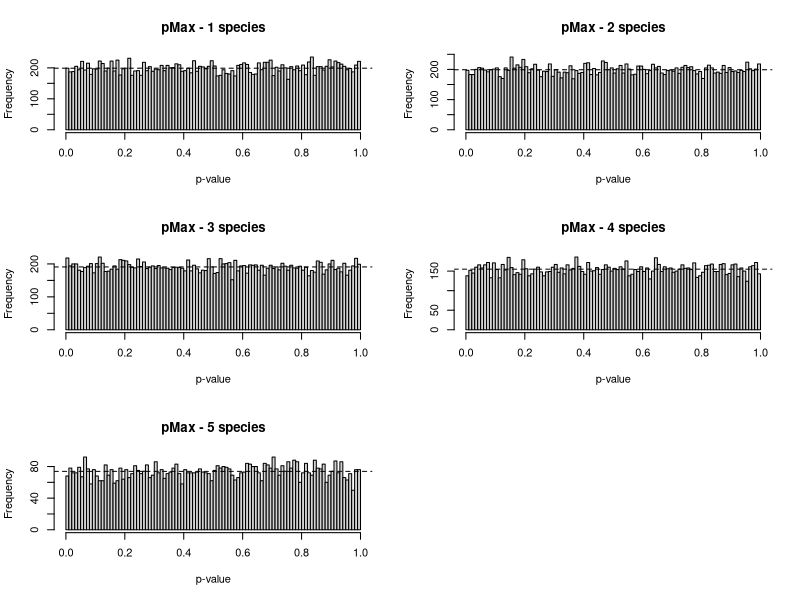
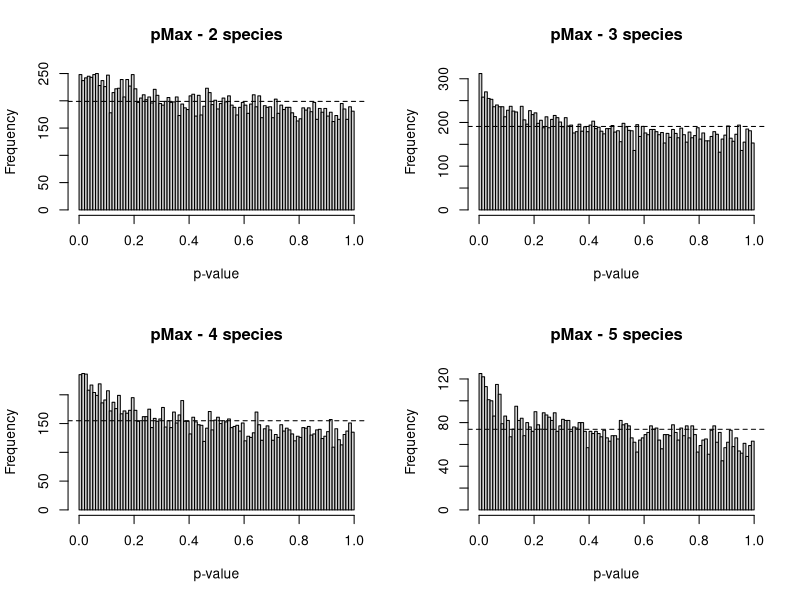
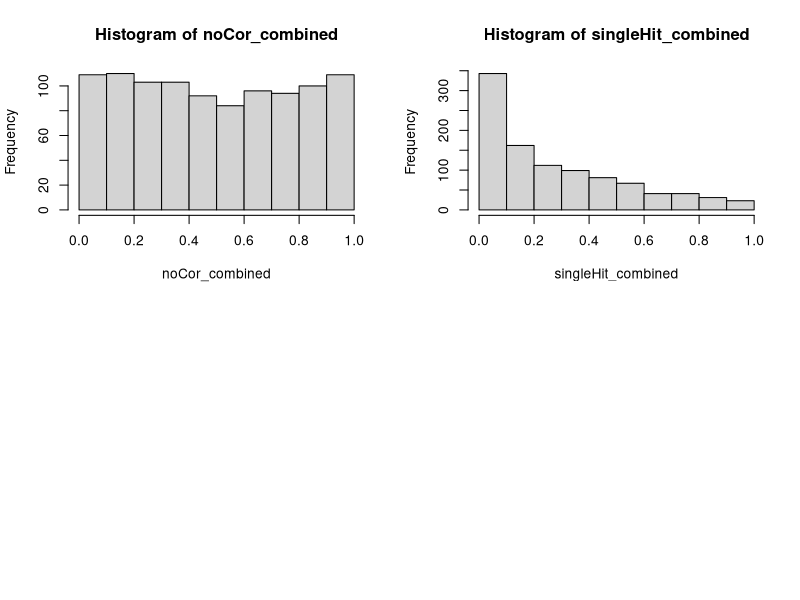
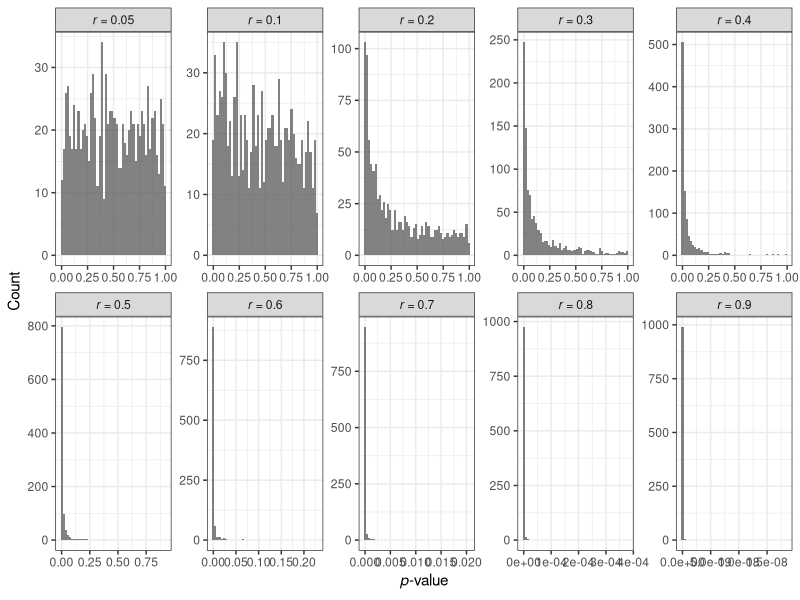

Write the R code that produced these figures, in order. (Note: this script raises an error after producing the figures.)
## ---- chunk 1
orthoTable <- read.csv("OrthogroupTable.csv")
rownames(orthoTable) <- orthoTable[,1]
orthoTable <- orthoTable[,-1]
library(knitr)
library(ggplot2)
library(reshape2)


kable(orthoTable[,1:4])

## ---- chunk 2
library(DiagrammeR)
grViz("digraph flowchart {

      node [fontname = Helvetica, shape = rectangle]        
      tab2 [label = '@@2']
      tab3 [label = '@@3']
      tab4 [label = '@@4']
      tab5 [label = '@@5']

      node [fontname = Helvetica, shape = rectangle, style = filled, fillcolor = tan]        
      tab1 [label = '@@1']


      # edge definitions with the node IDs
      tab1 -> tab2 -> tab3 -> tab4 -> tab5;
      }
  
      tab1 []

      [1]: 'Phase 1: Obtain a specific score for each gene/window in the genome'
      [2]: 'Phase 2: Within a species, combine information across orthogroups'
      [3]: 'Phase 3: Across species, compare the evidence that a particular orthogroup is “interesting” '
      [4]: 'Phase 4: Combine information across all comparisons'
      [5]: 'Phase 5: A post-hoc comparison of genes/windows'
      ")
## ---- chunk 3
## This function makes a list of integers, simulating the number of orthogroup members in a given species
## I'm chopping up this exponential distribution to get a lot of 1s, but some 0s and values greater than 1

makeOrthoGroupMembership <- function(n){
  x <- rexp(n)
  x[x>1] <- floor(x[x>1])
  x[x > 0.2] <- ceiling(x[x>0.2])
  x[x<0.2] <- floor(x[x<0.2])
  return(x)
}

## This next function simulates a WZA on each species by sampling random normal data. These data are then ranked an converted to empirical p-values

makeSpeciesWZA <- function(n){
  orthos <- makeOrthoGroupMembership(n)
  names <- rep(paste("orthogroup",1:n, sep = ""), times = orthos)
  df <- data.frame(orth = names)
  ## Simulate Z scores (I use the mean of 3 and sd of 1.5 for realistic flavour, though this won't make any difference here)
  df$Z <- rnorm(nrow(df), 3, 1.5)
  ## Calculate empirical ps
  df$Z_eP <- 1-(rank(df$Z)/(nrow(df)+1))
  return(df)
}

n_orthogroups = 20000
n_species = 5

# Make a DF for each species
S1_df <- makeSpeciesWZA(n_orthogroups)
S2_df <- makeSpeciesWZA(n_orthogroups)
S3_df <- makeSpeciesWZA(n_orthogroups)
S4_df <- makeSpeciesWZA(n_orthogroups)
S5_df <- makeSpeciesWZA(n_orthogroups)

## We'll have something roughly like this for a single species:

head(S1_df, n = 15)

## ---- chunk 4
library(DiagrammeR)
grViz("digraph flowchart {
      # node definitions with substituted label text
   
      node [fontname = Helvetica, shape = rectangle]        
      tab1 [label = '@@1']
      tab3 [label = '@@3']
      tab4 [label = '@@4']
      tab5 [label = '@@5']

      node [fontname = Helvetica, shape = rectangle, style = filled, fillcolor = tan]        
      tab2 [label = '@@2']


      # edge definitions with the node IDs
      tab1 -> tab2 -> tab3 -> tab4 -> tab5;
      }
  
      tab1 []

      [1]: 'Phase 1: Obtain a specific score for each gene/window in the genome'
      [2]: 'Phase 2: Within a species, combine information across orthogroups'
      [3]: 'Phase 3: Across species, compare the evidence that a particular orthogroup is “interesting” '
      [4]: 'Phase 4: Combine information across all comparisons'
      [5]: 'Phase 5: A post-hoc comparison of genes/windows'
      ")
## ---- chunk 5


p_value_adjustment <- function(p_vec){
  p_adj = 1 - (1 - min(p_vec))^length(p_vec)
  return(p_adj)
      }


get_orthogroup_p_values <- function( species_DF , speciesLabel){
  gene_Score <- tapply(species_DF$Z_eP, species_DF$orth, p_value_adjustment)
  gene_Score_Names <- names(gene_Score)
  orthoDF <- data.frame(orthogroup = gene_Score_Names, temp = as.numeric(gene_Score)  )
  names(orthoDF) <- c("orthogroup",speciesLabel)
  return(orthoDF)
}



S1_ortho <- get_orthogroup_p_values(S1_df, "S1_p")
S2_ortho <- get_orthogroup_p_values(S2_df, "S2_p")
S3_ortho <- get_orthogroup_p_values(S3_df, "S3_p")
S4_ortho <- get_orthogroup_p_values(S4_df, "S4_p")
S5_ortho <- get_orthogroup_p_values(S5_df, "S5_p")

# merging all the S._ortho DFs into a single frame can be done using the following one-liner
# we do this by re-defining the merge function, hard-coding in some of the arguments so that 
# we can retain orthogroups that are missing in one species or another
SpeciesComparison <- Reduce(function(x, y) merge(x, y, by = "orthogroup", all = T), 
                            list(S1_ortho, S2_ortho, S3_ortho, S4_ortho, S5_ortho))

head(SpeciesComparison)
## ---- chunk 6


p_value_no_adjustment <- function(p_vec){
  min( p_vec )
  }

get_orthogroup_p_values_noAdjust <- function( species_DF , speciesLabel){
  gene_Score <- tapply(species_DF$Z_eP, species_DF$orth, p_value_no_adjustment)
  gene_Score_Names <- names(gene_Score)
  orthoDF <- data.frame(orthogroup = gene_Score_Names, temp = as.numeric(gene_Score)  )
  names(orthoDF) <- c("orthogroup",speciesLabel)
  return(orthoDF)
}

S1_ortho_noAdjust <- get_orthogroup_p_values_noAdjust(S1_df, "S1_p")
S2_ortho_noAdjust <- get_orthogroup_p_values_noAdjust(S2_df, "S2_p")
S3_ortho_noAdjust <- get_orthogroup_p_values_noAdjust(S3_df, "S3_p")
S4_ortho_noAdjust <- get_orthogroup_p_values_noAdjust(S4_df, "S4_p")
S5_ortho_noAdjust <- get_orthogroup_p_values_noAdjust(S5_df, "S5_p")


SpeciesComparison_noAdjust <- Reduce(function(x, y) merge(x, y, by = "orthogroup", all = T), 
                            list(S1_ortho_noAdjust, S2_ortho_noAdjust, S3_ortho_noAdjust, S4_ortho_noAdjust, S5_ortho_noAdjust))

## ---- chunk 7
library(DiagrammeR)
grViz("digraph flowchart {
      # node definitions with substituted label text
   
      node [fontname = Helvetica, shape = rectangle]        
      tab1 [label = '@@1']
      tab2 [label = '@@2']
      tab4 [label = '@@4']
      tab5 [label = '@@5']

      node [fontname = Helvetica, shape = rectangle, style = filled, fillcolor = tan]        
      tab3 [label = '@@3']


      # edge definitions with the node IDs
      tab1 -> tab2 -> tab3 -> tab4 -> tab5;
      }
  
      tab1 []

      [1]: 'Phase 1: Obtain a specific score for each gene/window in the genome'
      [2]: 'Phase 2: Within a species, combine information across orthogroups'
      [3]: 'Phase 3: Across species, compare the evidence that a particular orthogroup is “interesting” '
      [4]: 'Phase 4: Combine information across all comparisons'
      [5]: 'Phase 5: A post-hoc comparison of genes/windows'
      ")
## ---- chunk 8
# First define the pMax function for the data
p_jth <- function(plist,j) {
  # get the list of the p-value vector
  k=length(plist)
  # return an NA if the j parameter is bigger than the length of the p vector
  if(j>k) {return(NA)}
  # sort the p-values
  pjth=sort(plist)[j]
  # scale the probabilities 
  prob = if(j<k) (pjth /sort(plist)[j+1]) else max(plist)
  # perform the test
  dbinom(x = j, size = j, prob=prob ) 
}


## Here's a wrapper function to run pMax on the simulated ortholog datasets
run_pMax <- function(species_DF, n_species, max_n){
  # Make a matrix of the p-values from the species dataframe
  species_M <- as.matrix(species_DF[,2:(n_species+1)])
  
  # create and empty list to put results in
  pMax_results = list()
  # loop over the different convergence configurations
  for (n in 1:max_n){
    # This ugly line applies the p_jth function to each line of the matrix using the current configuration 
    pMax_results_temp = apply(species_M, 1, function(x) p_jth( x[!is.na(x)], n) )
    # now just plop the results in the list
    pMax_results[[n]] = pMax_results_temp
  }
  # Convert the results into a nice data frame
  pMax_DF = as.data.frame( do.call(cbind, pMax_results) )
  # Give the columns infomative names
  names(pMax_DF) = paste("pMax_",1:max_n, sep = '')
  # done
  return(cbind( species_DF, pMax_DF ))
}



# Run the p_jth procedure on the p-value adjusted data
SpeciesComparison_pMax <- run_pMax(SpeciesComparison, n_species, n_species)

# Run the p_jth procedure on the unadjusted data
SpeciesComparison_pMax_noAdjust <- run_pMax(SpeciesComparison_noAdjust, n_species, n_species)

## ---- chunk 9
par(mfrow=c(3,2))
## These are self explanatory histograms of the results
hist(SpeciesComparison_pMax$pMax_1, main = "pMax - 1 species", xlab = "p-value", breaks = 100)
abline( h = length(na.omit(SpeciesComparison_pMax$pMax_2))/100, lty = 2)

hist(SpeciesComparison_pMax$pMax_2, main = "pMax - 2 species", xlab = "p-value", breaks = 100)
abline( h = length(na.omit(SpeciesComparison_pMax$pMax_2))/100, lty = 2)

hist(SpeciesComparison_pMax$pMax_3, main = "pMax - 3 species", xlab = "p-value", breaks = 100)
abline( h = length(na.omit(SpeciesComparison_pMax$pMax_3))/100, lty = 2)

hist(SpeciesComparison_pMax$pMax_4, main = "pMax - 4 species", xlab = "p-value", breaks = 100)
abline( h = length(na.omit(SpeciesComparison_pMax$pMax_4))/100, lty = 2)

hist(SpeciesComparison_pMax$pMax_5, main = "pMax - 5 species", xlab = "p-value", breaks = 100)
abline( h = length(na.omit(SpeciesComparison_pMax$pMax_5))/100, lty = 2)

## ---- chunk 10
par(mfrow=c(2,2))
hist(SpeciesComparison_pMax_noAdjust$pMax_2, main = "pMax - 2 species", xlab = "p-value", breaks = 100)
abline( h = length(na.omit(SpeciesComparison_pMax_noAdjust$pMax_2))/100, lty = 2)

hist(SpeciesComparison_pMax_noAdjust$pMax_3, main = "pMax - 3 species", xlab = "p-value", breaks = 100)
abline( h = length(na.omit(SpeciesComparison_pMax_noAdjust$pMax_3))/100, lty = 2)

hist(SpeciesComparison_pMax_noAdjust$pMax_4, main = "pMax - 4 species", xlab = "p-value", breaks = 100)
abline( h = length(na.omit(SpeciesComparison_pMax_noAdjust$pMax_4))/100, lty = 2)

hist(SpeciesComparison_pMax_noAdjust$pMax_5, main = "pMax - 5 species", xlab = "p-value", breaks = 100)
abline( h = length(na.omit(SpeciesComparison_pMax_noAdjust$pMax_5))/100, lty = 2)

## ---- chunk 11
library(DiagrammeR)
grViz("digraph flowchart {
      # node definitions with substituted label text
   
      node [fontname = Helvetica, shape = rectangle]        
      tab1 [label = '@@1']
      tab2 [label = '@@2']
      tab3 [label = '@@3']
      tab5 [label = '@@5']

      node [fontname = Helvetica, shape = rectangle, style = filled, fillcolor = tan]        
      tab4 [label = '@@4']


      # edge definitions with the node IDs
      tab1 -> tab2 -> tab3 -> tab4 -> tab5;
      }
  
      tab1 []

      [1]: 'Phase 1: Obtain a specific score for each gene/window in the genome'
      [2]: 'Phase 2: Within a species, combine information across orthogroups'
      [3]: 'Phase 3: Across species, compare the evidence that a particular orthogroup is “interesting” '
      [4]: 'Phase 4: Combine information across all comparisons'
      [5]: 'Phase 5: A post-hoc comparison of genes/windows'
      ")
## ---- chunk 12

## Start by grabbing the relevant part of the dataframe
SpeciesComparison_pMax_only <- SpeciesComparison_pMax[,7:10]
# Due to missing data, we need to use the "pair-wise complete observations option so we don't just propagate NAs
cor(SpeciesComparison_pMax_only, use = "pairwise.complete.obs")

## ---- chunk 13
## Here's a function for simulating correlated data

simulateCorrelation <- function(r, n = 100){
# r is the population correlation coefficient 
# x1 is the sample data
    x1 = rnorm(n)
# x2 is the data that will be transformed so as to be correlated with x1
    x2 = rnorm(n)

    Y = r*x1+sqrt(1-r*r)*x2     
    return( cor.test(Y, x1)$p.value )
}


simulateCorrelation_empirical <- function(r, n = 100, genes = 20000){
  # r is the population correlation coefficient 
  # x1 is the sample data
  x1 = rnorm(n)
  # x2 is the data that will be transformed so as to be correlated with x1
  x2 = rnorm(n)
  
  Y = r*x1+sqrt(1-r*r)*x2     
  empricial_p <- rank( c( cor.test(Y, x1)$p.value, runif(genes-1) ) )[1]/genes
  return( empricial_p )
}

## Now make the function run in a vectorised fashion 
simulateCorrelationVectorized_parametric <- Vectorize(simulateCorrelation)

simulateCorrelationVectorized_empirical <- Vectorize(simulateCorrelation_empirical)

# Wrap the function up so that it takes a vector of correlations for each "species"
# and returns the data in a nice way
simulateMultipleGEAs <- function(corVector, times, empirical = F){
  # t is for transpose
  if (empirical==F){
      t(replicate(times,  simulateCorrelationVectorized_parametric(corVector, n = 40) )  )
  }
  else if (empirical == T){
          t(replicate(times,  simulateCorrelationVectorized_empirical(corVector, n = 40) )  )
  }
}

simulateMultipleGEAs_beta <- function(corVector, a, b, times){
  # t is for transpose
  correlations <- c(rbeta(sum(corVector!=0), a, b), rep(0, length(corVector) - sum(corVector!=0)))
    t(replicate(times,  simulateCorrelationVectorized(correlations, n = 40) )  )
}

## Note that the 'n = 20' in the above specifies that a sample of 20 is being taken.
#This is a relatively small number to make things nice and noisy

## Here's a wrapper function that runs the pMax on the 2, 3, 4 and 5 case. To be used later...
p_jth_wrapper <- function( correlationSet ){
  p1th <- apply(correlationSet, 1, function(x) p_jth(x,1))
  p2th <- apply(correlationSet, 1, function(x) p_jth(x,2))
  p3th <- apply(correlationSet, 1, function(x) p_jth(x,3))
  p4th <- apply(correlationSet, 1, function(x) p_jth(x,4))
  p5th <- apply(correlationSet, 1, function(x) p_jth(x,5))

  return( data.frame(p1 = p1th, p2 = p2th, p3 = p3th, p4 = p4th, p5 = p5th) )
}

## ---- chunk 14

## Let's start with a case with no correlation (10000 replicates) 
## The vector of zeroes is the population correlation for each "species"
noCorrelationSet <- simulateMultipleGEAs( c(0.0, 0.0, 0.0, 0.0, 0.0), 1000)

## run the procedure using the wrapper function
noCor_result  <- p_jth_wrapper( noCorrelationSet )
  

## Let's now look at the top hits across the p_j tests
noCor_combined <- apply(as.matrix(noCor_result), 1, p_value_adjustment)

## A nice uniform distribution - that's what we want to see!
hist(noCor_combined)

## ---- chunk 15

cor( noCor_result)

## ---- chunk 16

## Here's a case where three species have a correlation of 0.3 and two are zeroes. We simulate 10,000 cases of this
singleHitSet <- simulateMultipleGEAs( c(0.3, 0.0, 0.0, 0.0, 0.0), 1000)

## Run the p_jth on the data 
singleHit_result  <- p_jth_wrapper( singleHitSet )

## Hey look, no correlation among values under the p2, p3, p4 , p5 cases 
cor(singleHit_result)

## Let's now look at the top hits
singleHit_combined <- apply(as.matrix(singleHit_result), 1, p_value_adjustment)

## A very non-uniform distribution - that's expected cause there are true postiives present
hist(singleHit_combined)

## Calculate the power. What proportion of simulations had a p-value less than 0.05?
sum(singleHit_combined<0.05)/length(singleHit_combined)

## ---- chunk 17
## Simulate 1000 p-values for each the correlations in the vector
p_value_Set <- simulateMultipleGEAs( c(0.05, 0.1 ,0.2, 0.3, 0.4, 0.5, 0.6, 0.7, 0.8, 0.9), 1000)
# Put these in a dataframe
p_value_DF <- data.frame(p_value_Set)
# give proper column headings
names(p_value_DF) <- c("rho005", "rho01" ,"rho02", "rho03", "rho04", "rho05", "rho06", "rho07", "rho08", "rho09")
library(reshape2)
# melt the dataframe so it plots nicely
p_value_melted <- melt(p_value_DF)

# reformat the factor so that the labels in the plot look good
p_value_melted$variable <- factor(p_value_melted$variable, 
                                  levels = c("rho005", "rho01" ,"rho02", "rho03", "rho04", "rho05", "rho06", "rho07", "rho08", "rho09"),
                                  labels = c(expression(italic("r")*" = 0.05"),
                                             expression(italic("r")*" = 0.1"),
                                             expression(italic("r")*" = 0.2"),
                                             expression(italic("r")*" = 0.3"),
                                             expression(italic("r")*" = 0.4"),
                                             expression(italic("r")*" = 0.5"),
                                             expression(italic("r")*" = 0.6"),
                                             expression(italic("r")*" = 0.7"),
                                             expression(italic("r")*" = 0.8"),
                                             expression(italic("r")*" = 0.9")))
# plot those puppies
ggplot(data = p_value_melted, aes(x = value))+
  geom_histogram(alpha= 0.75, bins = 50)+
  facet_wrap(~variable, scales = "free", ncol = 5, nrow= 2, labeller = label_parsed)+
  scale_fill_brewer("Population \ncorrelation\n coefficient", palette = "Dark2")+
  xlab(expression(italic("p")*"-value"))+
  ylab("Count")+
  guides(color = F, fill = F)+
  theme_bw()

## ---- chunk 18
## This function just does what the above code chunk does, but in a function

calculatePower <- function( nSpecies, alpha , empirical_pVals = F){
# Make an empty list to put results in

  outLines = list()
# make a list of correlation coefficients you want to test
  correlationsToTest <-  c(0.05,1:9/10)
  
# loop over the correlation list
  for (i in seq(length(correlationsToTest) )){
# print out the current config - good for keeping track - not good for RMarkdown
 #     print(c(rep(correlationsToTest[i],nSpecies),rep(0,5 - nSpecies)) )
# Here we simulate the p-values for the appropriate correlation matrix
    HitSet <- simulateMultipleGEAs( c(rep(correlationsToTest[i],nSpecies),rep(0,5 - nSpecies)), 100, empirical = empirical_pVals)

# Now we run the p_jth on the simulated data
    Hit_result  <- p_jth_wrapper( HitSet )
    
# Now get a single p-value for each simulation
    Hit_combined <- apply(as.matrix(Hit_result), 1, p_value_adjustment)

# For each simulation, see which convergence configuration the minimum p corresponds to    
    Hit_minP <- apply(as.matrix(Hit_result), 1, function(x) c(1:5)[which.min(x)]) * Hit_combined<alpha

# Make a vector of output to send to the outLines list, 
    # include the number of species with a positive (nSpecies)
    # the estiamted power
    # the proportion of times the correct configuration was chosen

    outLines[[i]] <- c(nSpecies, 
                       correlationsToTest[i], 
                       sum(Hit_combined<alpha)/length(Hit_combined),
                       sum(Hit_minP == nSpecies)/sum(Hit_minP!=0)
    )
  }
  
  temp_df <-data.frame( do.call(rbind, outLines) )
  names( temp_df ) <- c("nSpecies", "Cor", "pMaxPower","nSpeciesPower")
  return(temp_df)
}
## ---- chunk 19

## Now lets run the power simulations for the various cases under varying alpha

AllSpeciesComparison_alpha05_parametric <- rbind( calculatePower(1, 0.05),
                               calculatePower(2, 0.05),
                               calculatePower(3, 0.05),
                               calculatePower(4, 0.05),
                               calculatePower(5, 0.05) )
AllSpeciesComparison_alpha05_parametric$alpha = 0.05

AllSpeciesComparison_alpha01_parametric <- rbind( calculatePower(1, 0.01),
                                       calculatePower(2, 0.01),
                                       calculatePower(3, 0.01),
                                       calculatePower(4, 0.01),
                                       calculatePower(5, 0.01) )
AllSpeciesComparison_alpha01_parametric$alpha = 0.01


AllSpeciesComparison_alpha001_parametric <- rbind( calculatePower(1, 0.001),
                                       calculatePower(2, 0.001),
                                       calculatePower(3, 0.001),
                                       calculatePower(4, 0.001),
                                       calculatePower(5, 0.001) )
AllSpeciesComparison_alpha001_parametric$alpha = 0.001

# Bring the results together into a nice DF
AllSpeciesComparison_parametric <- rbind( AllSpeciesComparison_alpha05_parametric, AllSpeciesComparison_alpha01_parametric, AllSpeciesComparison_alpha001)
# Reformat labels for plotting
AllSpeciesComparison_parametric$alpha <- factor(AllSpeciesComparison_parametric$alpha,
                                     levels = c(0.05, 0.01, 0.001),
                                     labels = c(expression(alpha*" = 0.05"),
                                                expression(alpha*" = 0.01"),
                                                expression(alpha*" = 0.001")))

## ---- chunk 20

ggplot( data = AllSpeciesComparison_parametric, aes( x = Cor, y = pMaxPower, col = as.factor(nSpecies)))+
  geom_line(lwd = 1)+
  scale_x_continuous("Population Correlation Coefficient for True Positives", limits = c(0,1))+
  scale_y_continuous(expression("Power to to detect gene"), limits = c(0,1))+
  scale_color_brewer("Number of \nspecies\nwith a true\npositive", palette = "Dark2")+
  facet_grid(~alpha, labeller = label_parsed)+
  theme_bw()
## The plateau at 0.05 is the false positives! The plataeu at ~0.2 for a singleton is something to be discussed


ggplot( data = AllSpeciesComparison_parametric, aes( x = Cor, y = nSpeciesPower, col = as.factor(nSpecies)))+
  geom_line(lwd = 1)+
  scale_x_continuous("Population Correlation Coefficient for True Positives", limits = c(0,1))+
  scale_y_continuous(expression("Proportion of cases where the min p-value is for the right number of species"), limits = c(0,1))+
  scale_color_brewer("Number of \nspecies\nwith a true\npositive", palette = "Dark2")+
  geom_hline(aes(yintercept = 0.2), lty = 2)+
  facet_grid(~alpha, labeller = label_parsed)+
  theme_bw()
## The plataeu at 0.2 is the false positives - we will be right 1/5 of the time by chance

## ---- chunk 21
## Let's convert the p_jth function to Mike's suggested p_min function
p_jth <- function(plist,j) {
  # get the list of the p-value vector
  k=length(plist) -1
  # return an NA if the j parameter is bigger than the length of the p vector
  if(j>k) {return(NA)}
  if (j-1 == k) {return(max(plist)^k)}
  else{
    psort = sort(plist)[2:length(plist)]
    return((psort[j-1]/psort[j])^(j-1))
  }
}

## ---- chunk 22
knitr::knit_exit()
## ---- chunk 23
## This function just does what the above code chunk does, but in a function

calculatePower <- function( nSpecies, alpha ){
# Make an empty list to put results in

  outLines = list()
# make a list of correlation coefficients you want to test
  correlationsToTest <-  c(0.05,1:9/10)
  
# loop over the correlation list
  for (i in seq(length(correlationsToTest) )){
# print out the current config - good for keeping track - not good for RMarkdown
 #     print(c(rep(correlationsToTest[i],nSpecies),rep(0,5 - nSpecies)) )
# Here we simulate the p-values for the appropriate correlation matrix
    HitSet <- simulateMultipleGEAs( c(rep(correlationsToTest[i],nSpecies),rep(0,5 - nSpecies)), 100)

# Now we run the p_jth on the simulated data
    Hit_result  <- p_jth_wrapper( HitSet )
# Now get a single p-value for each simulation
    Hit_combined <- apply(as.matrix(Hit_result), 1, p_value_adjustment)

# For each simulation, see which convergence configuration the minimum p corresponds to    
    Hit_minP <- apply(as.matrix(Hit_result), 1, function(x) c(1:4)[which.min(x)])

# Make a vector of output to send to the outLines list, 
    # include the number of species with a positive (nSpecies)
    # the estiamted power
    # the proportion of times the correct configuration was chosen

    outLines[[i]] <- c(nSpecies, 
                       correlationsToTest[i], 
                       sum(Hit_combined<alpha)/length(Hit_combined),
                       sum(Hit_minP == nSpecies)/length(Hit_combined)
    )
  }
  
  temp_df <-data.frame( do.call(rbind, outLines) )
  names( temp_df ) <- c("nSpecies", "Cor", "pMaxPower","nSpeciesPower")
  return(temp_df)
}
## ---- chunk 24

## Now lets run the power simulations for the various cases under varying alpha

AllSpeciesComparison_alpha05 <- rbind( calculatePower(1, 0.05),
                               calculatePower(2, 0.05),
                               calculatePower(3, 0.05),
                               calculatePower(4, 0.05),
                               calculatePower(5, 0.05) )
AllSpeciesComparison_alpha05$alpha = 0.05

AllSpeciesComparison_alpha01 <- rbind( calculatePower(1, 0.01),
                                       calculatePower(2, 0.01),
                                       calculatePower(3, 0.01),
                                       calculatePower(4, 0.01),
                                       calculatePower(5, 0.01) )
AllSpeciesComparison_alpha01$alpha = 0.01


AllSpeciesComparison_alpha001 <- rbind( calculatePower(1, 0.001),
                                       calculatePower(2, 0.001),
                                       calculatePower(3, 0.001),
                                       calculatePower(4, 0.001),
                                       calculatePower(5, 0.001) )
AllSpeciesComparison_alpha001$alpha = 0.001

# Bring the results together into a nice DF
AllSpeciesComparison <- rbind( AllSpeciesComparison_alpha05, AllSpeciesComparison_alpha01, AllSpeciesComparison_alpha001)
# Reformat labels for plotting
AllSpeciesComparison$alpha <- factor(AllSpeciesComparison$alpha,
                                     levels = c(0.05, 0.01, 0.001),
                                     labels = c(expression(alpha*" = 0.05"),
                                                expression(alpha*" = 0.01"),
                                                expression(alpha*" = 0.001")))

## ---- chunk 25

ggplot( data = AllSpeciesComparison, aes( x = Cor, y = pMaxPower, col = as.factor(nSpecies)))+
  geom_line(lwd = 1)+
  scale_x_continuous("Population Correlation Coefficient for True Positives", limits = c(0,1))+
  scale_y_continuous(expression("Power to to detect gene"), limits = c(0,1))+
  scale_color_brewer("Number of \nspecies\nwith a true\npositive", palette = "Dark2")+
  facet_grid(~alpha, labeller = label_parsed)+
  theme_bw()
## The plateau at 0.05 is the false positives! The plataeu at ~0.2 for a singleton is something to be discussed


ggplot( data = AllSpeciesComparison[AllSpeciesComparison$nSpecies!=1,], aes( x = Cor, y = nSpeciesPower, col = as.factor(nSpecies+1)))+
  geom_line(lwd = 1)+
  scale_x_continuous("Population Correlation Coefficient for True Positives", limits = c(0,1))+
  scale_y_continuous(expression("Proportion of cases where the min p-value is for the right number of species"), limits = c(0,1))+
  scale_color_brewer("Number of \nspecies\nwith a true\npositive", palette = "Dark2")+
  geom_hline(aes(yintercept = 0.25), lty = 2)+
  facet_grid(~alpha, labeller = label_parsed)+
  theme_bw()
## The plataeu at 0.25 is the false positives - we will be right 1/4 of the time by chance

## ---- chunk 26
knitr::knit_exit()
## ---- chunk 27

plot(1:1000/1000,dbeta(1:1000/1000, 2,8), type = 'l', ylab=  "density", xlab="Population correlation coefficient", main = "a + b  = 10")
lines(1:1000/1000,dbeta(1:1000/1000, 4,6), col = "red")
lines(1:1000/1000,dbeta(1:1000/1000, 6,4), col = "blue")
lines(1:1000/1000,dbeta(1:1000/1000, 8,2), col = "green")

plot(1:1000/1000,dbeta(1:1000/1000, 4,16), type = 'l', ylab=  "density", xlab="Population correlation coefficient", main = "a + b  = 20")
lines(1:1000/1000,dbeta(1:1000/1000, 8,12), col = "red")
lines(1:1000/1000,dbeta(1:1000/1000, 12,8), col = "blue")
lines(1:1000/1000,dbeta(1:1000/1000, 16,4), col = "green")


## ---- chunk 28
## This function just does what the above code chunk does, but in a function

calculatePower_beta <- function( nSpecies, alpha ){
# Make an empty list to put results in

  outLines = list()
# make a list of correlation coefficients you want to test
  correlationsToTest <-  (1:9)*2
  sumBeta = 20
    # loop over the correlation list
  for (i in seq(length(correlationsToTest) )){
# print out the current config - good for keeping track - not good for RMarkdown
 #     print(c(rep(correlationsToTest[i],nSpecies),rep(0,5 - nSpecies)) )
# Here we simulate the p-values for the appropriate correlation matrix
    HitSet <- simulateMultipleGEAs_beta( c(rep(correlationsToTest[i],nSpecies),rep(0,5 - nSpecies)), correlationsToTest[i], sumBeta - correlationsToTest[i], 100)
#    HitSet <- simulateMultipleGEAs_beta( c(0.3, 0.3, , 0.0, 0.0), 2,8, 10000)

# Now we run the p_jth on the simulated data
    Hit_result  <- p_jth_wrapper( HitSet )
# Now get a single p-value for each simulation
    Hit_combined <- apply(as.matrix(Hit_result), 1, p_value_adjustment)

# For each simulation, see which convergence configuration the minimum p corresponds to    
    Hit_minP <- apply(as.matrix(Hit_result), 1, function(x) c(2:5)[which.min(x)])

# Make a vector of output to send to the outLines list, 
    # include the number of species with a positive (nSpecies)
    # the estiamted power
    # the proportion of times the correct configuration was chosen

    outLines[[i]] <- c(nSpecies, 
                       correlationsToTest[i], 
                       sum(Hit_combined<alpha)/length(Hit_combined),
                       sum(Hit_minP == nSpecies)/length(Hit_combined)
    )
  }
  
  temp_df <-data.frame( do.call(rbind, outLines) )
  names( temp_df ) <- c("nSpecies", "Cor", "pMaxPower","nSpeciesPower")
  return(temp_df)
}
## ---- chunk 29

## Now lets run the power simulations for the various cases under varying alpha

AllSpeciesComparison_alpha05 <- rbind( calculatePower_beta(1, 0.05),
                               calculatePower_beta(2, 0.05),
                               calculatePower_beta(3, 0.05),
                               calculatePower_beta(4, 0.05),
                               calculatePower_beta(5, 0.05) )
AllSpeciesComparison_alpha05$alpha = 0.05

AllSpeciesComparison_alpha01 <- rbind( calculatePower_beta(1, 0.01),
                                       calculatePower_beta(2, 0.01),
                                       calculatePower_beta(3, 0.01),
                                       calculatePower_beta(4, 0.01),
                                       calculatePower_beta(5, 0.01) )
AllSpeciesComparison_alpha01$alpha = 0.01


AllSpeciesComparison_alpha001 <- rbind( calculatePower_beta(1, 0.001),
                                       calculatePower_beta(2, 0.001),
                                       calculatePower_beta(3, 0.001),
                                       calculatePower_beta(4, 0.001),
                                       calculatePower_beta(5, 0.001) )
AllSpeciesComparison_alpha001$alpha = 0.001

# Bring the results together into a nice DF
AllSpeciesComparison <- rbind( AllSpeciesComparison_alpha05, AllSpeciesComparison_alpha01, AllSpeciesComparison_alpha001)
# Reformat labels for plotting
AllSpeciesComparison$alpha <- factor(AllSpeciesComparison$alpha,
                                     levels = c(0.05, 0.01, 0.001),
                                     labels = c(expression(alpha*" = 0.05"),
                                                expression(alpha*" = 0.01"),
                                                expression(alpha*" = 0.001")))

## ---- chunk 30

ggplot( data = AllSpeciesComparison, aes( x = Cor, y = pMaxPower, col = as.factor(nSpecies)))+
  geom_line(lwd = 1)+
  scale_x_continuous("a Parameter of the beta distribution", limits = c(0,20))+
  scale_y_continuous(expression("Power to to detect gene"), limits = c(0,1))+
  scale_color_brewer("Number of \nspecies\nwith a true\npositive", palette = "Dark2")+
  facet_grid(~alpha, labeller = label_parsed)+
  theme_bw()
## The plateau at 0.05 is the false positives! The plataeu at ~0.2 for a singleton is something to be discussed


ggplot( data = AllSpeciesComparison[AllSpeciesComparison$nSpecies!=1,], aes( x = Cor, y = nSpeciesPower, col = as.factor(nSpecies)))+
  geom_line(lwd = 1)+
  scale_x_continuous("a Parameter of the beta distribution", limits = c(0,20))+
  scale_y_continuous(expression("Proportion of cases where the min p-value is for the right number of species"), limits = c(0,1))+
  scale_color_brewer("Number of \nspecies\nwith a true\npositive", palette = "Dark2")+
  geom_hline(aes(yintercept = 0.25), lty = 2)+
  facet_grid(~alpha, labeller = label_parsed)+
  theme_bw()
## The plataeu at 0.25 is the false positives - we will be right 1/4 of the time by chance

## ---- chunk 31
library(DiagrammeR)
grViz("digraph flowchart {
      # node definitions with substituted label text
   
      node [fontname = Helvetica, shape = rectangle]        
      tab1 [label = '@@1']
      tab2 [label = '@@2']
      tab3 [label = '@@3']
      tab4 [label = '@@4']

      node [fontname = Helvetica, shape = rectangle, style = filled, fillcolor = tan]        
      tab5 [label = '@@5']


      # edge definitions with the node IDs
      tab1 -> tab2 -> tab3 -> tab4 -> tab5;
      }

      tab1 []

      [1]: 'Phase 1: Obtain a specific score for each gene/window in the genome'
      [2]: 'Phase 2: Within a species, combine information across orthogroups'
      [3]: 'Phase 3: Across species, compare the evidence that a particular orthogroup is “interesting” '
      [4]: 'Phase 4: Combine information across all comparisons'
      [5]: 'Phase 5: A post-hoc comparison of genes/windows'
      ")
